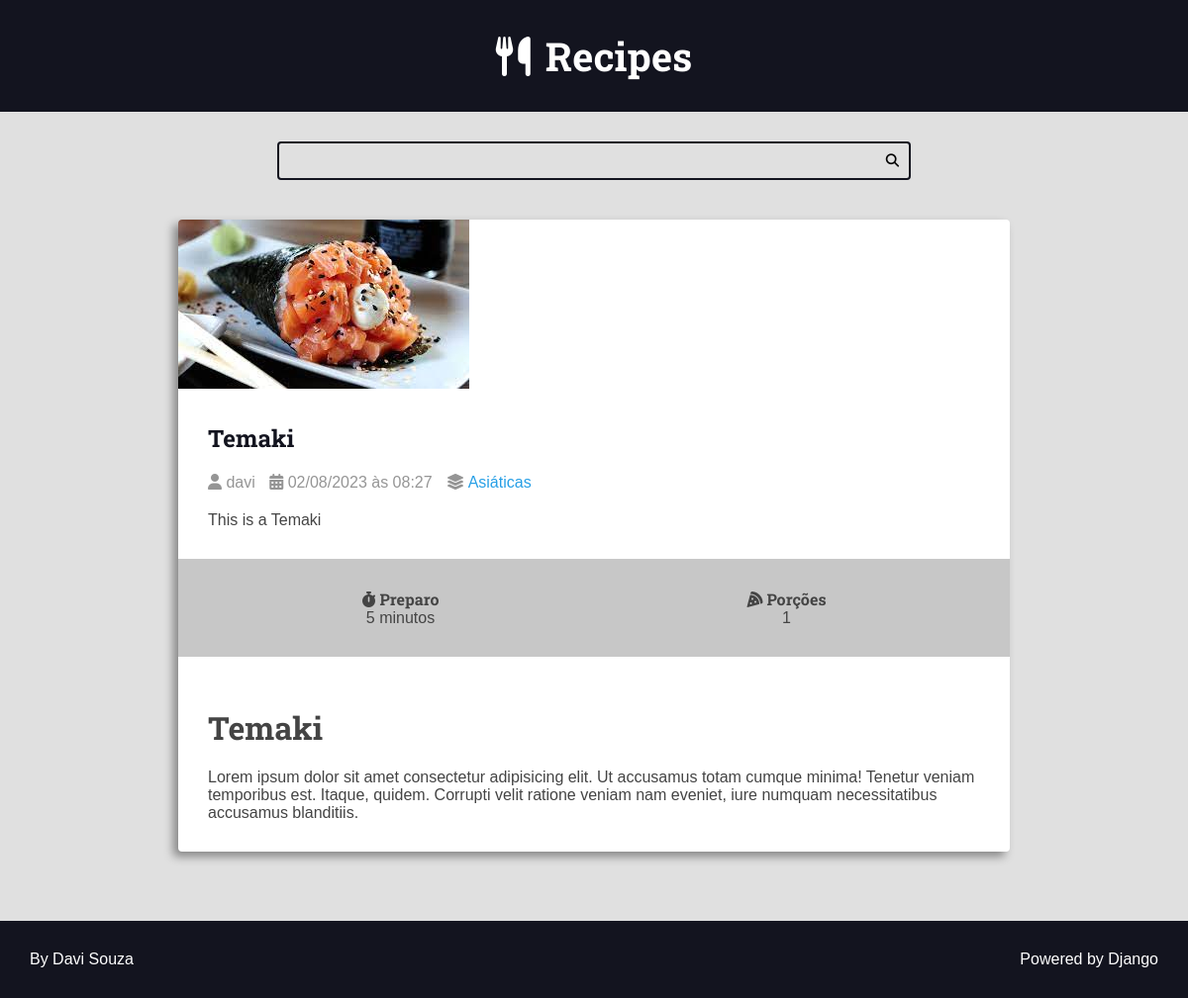
The app's page /recipes/Temaki/, older data.
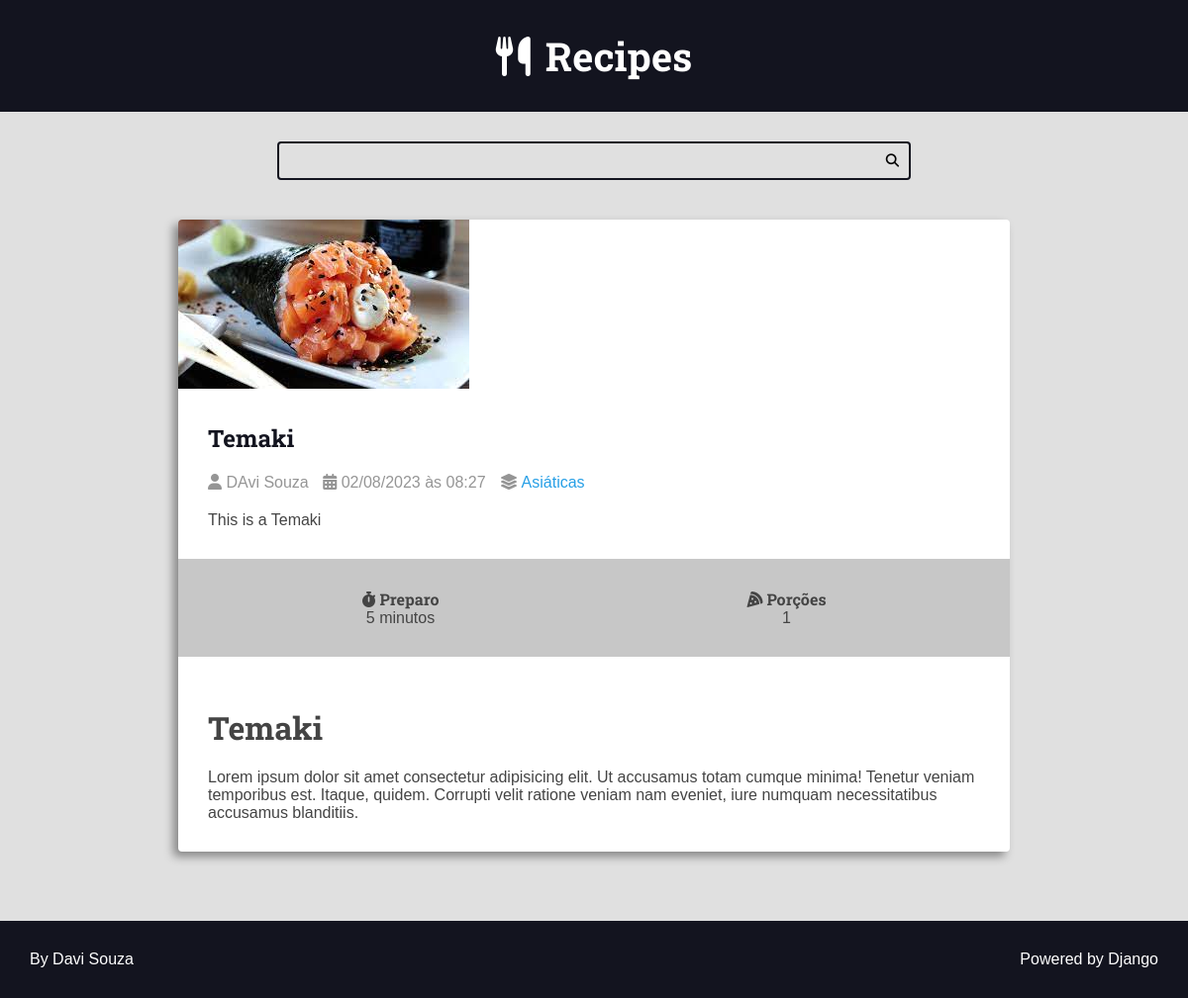
The same page, newer data.
### recipes/models.py (models this page shows, shortened)
class Recipe(models.Model):
    title = models.CharField(max_length=65)
    description = models.CharField(max_length=165)
    slug = models.SlugField(blank=True, unique=True)
    preparation_time = models.IntegerField()
    preparation_time_unit = models.CharField(max_length=65)
    servings = models.IntegerField()
    servings_unit = models.CharField(max_length=65)
    preparation_steps = models.TextField()
    preparation_steps_is_html = models.BooleanField(default=False)
    created_at = models.DateTimeField(auto_now_add=True)
    updated_at = models.DateTimeField(auto_now=True)
    is_published = models.BooleanField(default=False)
    cover = models.ImageField(
        upload_to='recipes/covers/%Y/%m/%d/', blank=True, null=True)
    category = models.ForeignKey(
        Category, on_delete=models.SET_NULL, null=True, blank=True,
        default=None)
    author = models.ForeignKey(
        User, on_delete=models.SET_NULL, null=True)

class Category(models.Model):
    name = models.CharField(max_length=65)

### recipes/views.py (the view)
# urls.py: path('recipes/<slug>/', views.recipe, name="recipe"),
def recipe(request, slug):
    context = {}
    if Recipe.objects.filter(slug=slug).exists():
        recipe = Recipe.objects.get(slug=slug)
        context = {
            'recipe': recipe,
            'title': f'{recipe.title} | ',
            'is_detail_page': True,
        }
        return render(request, 'recipes/pages/recipe.html', context)
    else:
        response = render(request, 'recipes/pages/404_error.html',
                          context={"title": "Recipe not found | ",
                                   'is_detail_page': True, })
        response.status_code = 404
        return response

### recipes/templates/recipes/pages/recipe.html (shortened to what this page needs)
{% extends 'global/base.html' %}
{% block content %}
    <div class="main-content main-content-detail container">
        {% include '../partials/recipe-cards.html' %}
    </div>
{% endblock content %}

### recipes/templates/recipes/partials/recipe-cards.html (shortened to what this page needs)
<div class="recipe recipe-list-item">
    <div class="recipe-cover">
        {% if recipe.cover %}
            <a href="{% url 'recipes:recipe' recipe.slug %}">
                <img src="{{recipe.cover.url}}" alt="Temp">
            </a>
        {% endif %}
    </div>
    <div class="recipe-title-container">
        <h2 class="recipe-title">
            <a href="{% url 'recipes:recipe' recipe.slug %}">
                {{recipe.title}}
            </a>
        </h2>
    </div>
    <div class="recipe-author">
        <span class="recipe-author-item">
            <i class="fas fa-user"></i>
                {% if recipe.author is not None %}
                    {% if recipe.author.first_name %}
                        {{recipe.author.first_name}} {{recipe.author.last_name}}
                    {% else %}
                        {{recipe.author.username}}
                    {% endif %}
                {% else %}
                    <em>Desconhecido</em>
                {% endif %}
        </span>
        <span class="recipe-author-item">
            <i class="fas fa-calendar-alt"></i>
            {{recipe.created_at|date:"d/m/Y"}} às {{recipe.created_at|date:"H:i"}}
        </span>
        {% if recipe.category is not None %}
            <span class="recipe-author-item">
                <i class="fas fa-layer-group"></i>
                <span> <a href="{% url 'recipes:category' recipe.category.id %}"> {{recipe.category.name}} </a> </span>
            </span>
        {% endif %}
    </div>
    <div class="recipe-content">
        <p> {{recipe.description}} </p>
    </div>
    <div class="recipe-meta-container">
        <div class="recipe-meta recipe-preparation">
            <h3 class="recipe-meta-title"><i class="fas fa-stopwatch"></i> Preparo</h3>
            <div class="recipe-meta-text">
                {{recipe.preparation_time}} {{recipe.preparation_time_unit}}
            </div>
        </div>
        <div class="recipe-meta recipe-servings">
            <h3 class="recipe-meta-title"><i class="fas fa-pizza-slice"></i> Porções</h3>
            <div class="recipe-meta-text">
                {{recipe.servings}} {{recipe.preparation_servings_unit}}
            </div>
        </div>
    </div>
    {% if is_detail_page %}
        <div class="preparation-steps">
            {% if recipe.preparation_steps_is_html %}
                {{recipe.preparation_steps|safe}}
            {% else %}
                {{recipe.preparation_steps}}
            {% endif %}
        </div>
    {% endif %}
</div>

Row changes from the older to the newer data that the page shows:
changed Recipe "Temaki": author.first_name (not shown) → "DAvi"; author.last_name (not shown) → "Souza"; author.username "davi" → (not shown)
